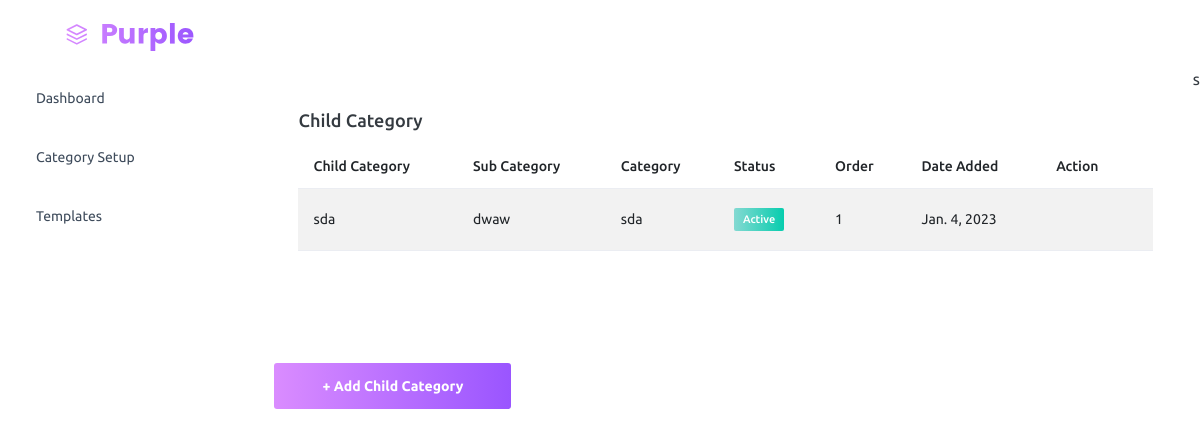
Page /child_category/ (signed in) on the committed database.
### adminpanel/models.py (models this page shows, shortened)
class ChildCategory(models.Model):
    sub_category = models.ForeignKey(SubCategory, on_delete=models.CASCADE)
    child_category = models.CharField(max_length=100)
    order = models.IntegerField(null=True)
    STATUS_CHOICES = (("active", "active"), ("inactive", "inactive"))
    status = models.CharField(max_length=100, choices=STATUS_CHOICES, default="active")
    created = models.DateTimeField(auto_now_add=True, null=True)

class SubCategory(models.Model):
    category = models.ForeignKey(Category, on_delete=models.CASCADE)
    sub_category = models.CharField(max_length=100, unique=True)
    order = models.IntegerField(null=True)
    STATUS_CHOICES = (("active", "active"), ("inactive", "inactive"))
    status = models.CharField(max_length=100, choices=STATUS_CHOICES, default="active")
    created = models.DateTimeField(auto_now_add=True, null=True)
    def __str__(self):
        return self.sub_category

class Category(models.Model):
    category = models.CharField(max_length=100, unique=True)
    category_image = models.ImageField(null=True, upload_to="category_images/")
    order = models.IntegerField(null=True)
    STATUS_CHOICES = (("active", "active"), ("inactive", "inactive"))
    status = models.CharField(max_length=100, choices=STATUS_CHOICES, default="active")
    created = models.DateTimeField(auto_now_add=True, null=True)
    def __str__(self):
        return self.category

### adminpanel/views.py (the view)
# urls.py: path('child_category/', views.child_category, name='child_category'),
@login_required
def child_category(request):
    child_category = ChildCategory.objects.all().order_by("order")
    context = {"child_category": child_category}
    return render(request, "admin/child_category.html", context)

### templates/admin/child_category.html (shortened to what this page needs)
{% load static %} {% include 'admin/nav.html' %}
<div class="main-panel">
  <div class="col-lg-12 grid-margin stretch-card">
    <div class="card">
      <div class="card-body">
        <h4 class="card-title">Child Category</h4>
        <div class="table-responsive">
        <table class="table table-striped">
          <thead>
            <tr>
              <th>Child Category</th>
              <th>Sub Category</th>
              <th>Category</th>
              <th>Status</th>
              <th>Order</th>
              <th>Date Added</th>
              <th>Action</th>
            </tr>
          </thead>
          <tbody>
            {% for child_category in child_category %}
            <tr>
              <td>{{child_category.child_category}}</td>
              <td>{{child_category.sub_category}}</td>
              <td>{{child_category.sub_category.category}}</td>
              <td>
                {% if child_category.status == 'active' %}
                <label class="badge badge-gradient-success">Active</label>
                {% else %}
                <label class="badge badge-gradient-danger">Inactive</label>
                {% endif %}
              </td>
              <td>{{child_category.order}}</td>
              <td>{{child_category.created.date}}</td>
              <td>
                <div class="nav-item nav-profile dropdown">
                  <a
                    class="nav-link dropdown-toggle"
                    id="profileDropdown"
                    href="#"
                    data-bs-toggle="dropdown"
                    aria-expanded="false"
                  >
                    <i class="mdi mdi-table-edit"></i>
                  </a>
                </div>
              </td>
            </tr>
            {% endfor %}
          </tbody>
        </table></div>
      </div>
    </div>
  </div>
  <span class="nav-link">
    <a href="{% url 'add_child_category' %}">
      <button class="btn btn-block btn-lg btn-gradient-primary mt-4">
        + Add Child Category
      </button>
    </a>
  </span>
</div>
{% include 'admin/footer.html' %}s

### rows in the picture
ChildCategory: child_category "sda", sub_category "dwaw", sub_category.category "sda", status "Active", order "1", created "Jan. 4, 2023"
